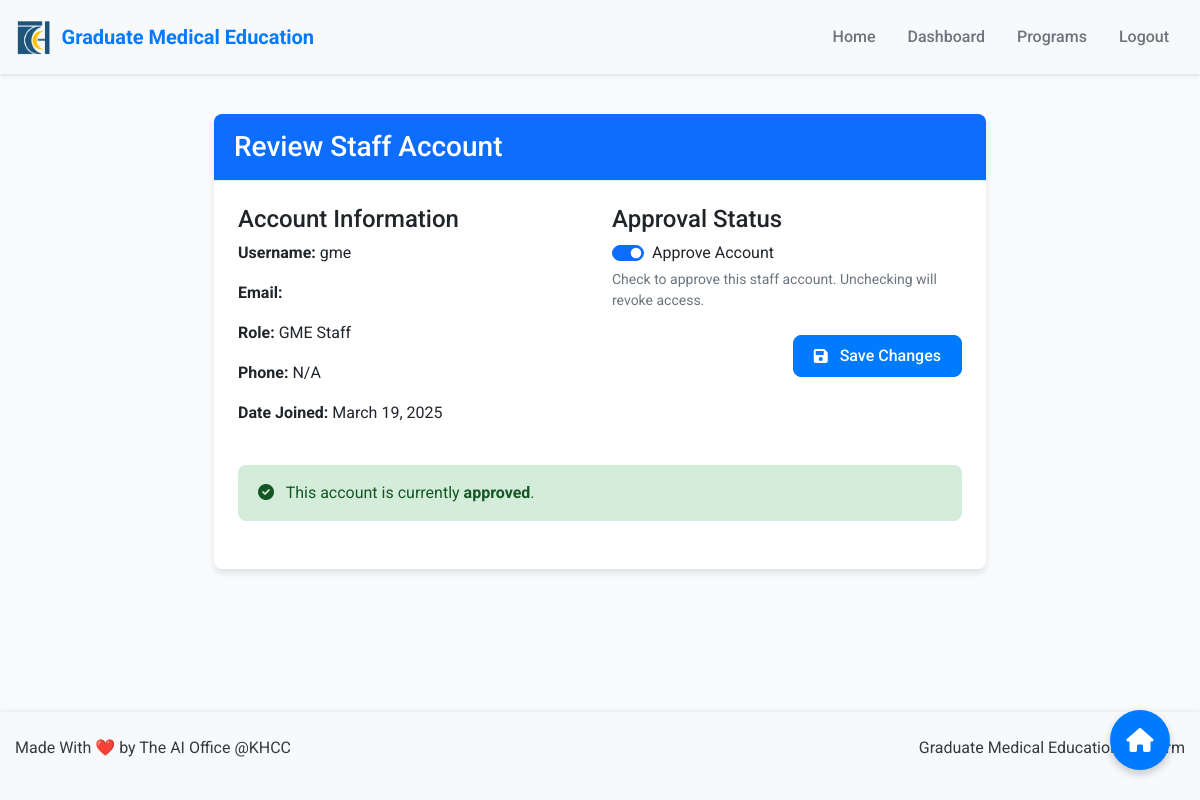
The app's page /approve-staff/1/ (signed in) with its own data.
### users/models.py (models this page shows, shortened)
class User(AbstractUser):
    USER_TYPE_CHOICES = (
        ('GME_STAFF', 'GME Staff'),
        ('PROGRAM_DIRECTOR', 'Program Director'),
        ('INTERVIEWER', 'Interviewer'),
        ('APPLICANT', 'Applicant'),
    )
    user_type = models.CharField(max_length=20, choices=USER_TYPE_CHOICES)
    phone_number = models.CharField(max_length=15, blank=True)
    is_approved = models.BooleanField(default=False)
    program = models.ForeignKey('Program', on_delete=models.SET_NULL, null=True, blank=True, related_name='staff_members')

### users/views.py (the view)
# urls.py: path('approve-staff/<int:user_id>/', views.approve_staff, name='approve_staff'),
@login_required
@user_passes_test(is_gme_staff)
def approve_staff(request, user_id):
    staff = get_object_or_404(User, id=user_id)
    if request.method == 'POST':
        form = StaffApprovalForm(request.POST, instance=staff)
        if form.is_valid():
            form.save()
            messages.success(request, f'Staff account for {staff.username} has been updated.')
            return redirect('dashboard')
    else:
        form = StaffApprovalForm(instance=staff)
    return render(request, 'users/approve_staff.html', {'form': form, 'staff': staff})

### users/forms.py
class StaffApprovalForm(forms.ModelForm):
    class Meta:
        model = User
        fields = ('is_approved',)

### users/views.py (called while the page is built)
def is_gme_staff(user):
    return user.is_authenticated and user.user_type == 'GME_STAFF'

### users/templates/users/approve_staff.html (shortened to what this page needs)
{% extends 'users/base.html' %}
{% block content %}
<div class="row justify-content-center">
    <div class="col-md-8">
        <div class="card">
            <div class="card-header bg-primary text-white">
                <h3 class="mb-0">Review Staff Account</h3>
            </div>
            <div class="card-body">
                <div class="row mb-4">
                    <div class="col-md-6">
                        <h4>Account Information</h4>
                        <p><strong>Username:</strong> {{ staff.username }}</p>
                        <p><strong>Email:</strong> {{ staff.email }}</p>
                        <p><strong>Role:</strong> {{ staff.get_user_type_display }}</p>
                        <p><strong>Phone:</strong> {{ staff.phone_number|default:"N/A" }}</p>
                        <p><strong>Date Joined:</strong> {{ staff.date_joined|date:"F d, Y" }}</p>
                    </div>
                    <div class="col-md-6">
                        <h4>Approval Status</h4>
                        <form method="post">
                            <div class="mb-3">
                                <div class="form-check form-switch">
                                    <input class="form-check-input" type="checkbox" name="is_approved" id="id_is_approved" {% if form.is_approved.value %}checked{% endif %}>
                                    <label class="form-check-label" for="id_is_approved">Approve Account</label>
                                </div>
                                <div class="form-text">
                                    Check to approve this staff account. Unchecking will revoke access.
                                </div>
                            </div>
                            <div class="d-flex justify-content-end mt-4">
                                <button type="submit" class="btn btn-primary">
                                    <i class="fas fa-save me-1"></i>Save Changes
                                </button>
                            </div>
                        </form>
                    </div>
                </div>
                <div class="alert {% if staff.is_approved %}alert-success{% else %}alert-warning{% endif %}">
                    <i class="fas {% if staff.is_approved %}fa-check-circle{% else %}fa-exclamation-circle{% endif %} me-2"></i>
                    This account is currently <strong>{% if staff.is_approved %}approved{% else %}pending approval{% endif %}</strong>.
                </div>
            </div>
        </div>
    </div>
</div>
{% endblock %}

### static/css/style.css (style rules this page uses)
:root { --primary-color: #007bff; --primary-light: #e6f2ff; --secondary-color: #6c757d; --success-color: #28a745; --danger-color: #dc3545; --warning-color: #ffc107; --info-color: #17a2b8; --light-color: #f8f9fa; --dark-color: #343a40; --white-color: #ffffff; --border-color: #e9ecef; --shadow-sm: 0 0.125rem 0.25rem rgba(0, 0, 0, 0.075); --shadow-md: 0 0.5rem 1rem rgba(0, 0, 0, 0.1); --shadow-lg: 0 1rem 3rem rgba(0, 0, 0, 0.15); --border-radius: 0.5rem; --transition: all 0.3s ease; --font-family: 'Roboto', sans-serif; }
body { font-family: var(--font-family); background-color: #f9fafb; color: var(--dark-color); min-height: 100vh; display: flex; flex-direction: column; }
.card { border: none; border-radius: var(--border-radius); box-shadow: var(--shadow-sm); transition: var(--transition); margin-bottom: 1.5rem; overflow: hidden; }
.card-header { background-color: var(--white-color); border-bottom: 1px solid var(--border-color); padding: 1rem 1.25rem; font-weight: 600; }
.card-header.bg-primary { background-color: var(--primary-color) !important; color: var(--white-color); }
.card-body { padding: 1.5rem; }
.form-text { font-size: 0.875rem; color: var(--secondary-color); margin-top: 0.25rem; }
.btn { border-radius: var(--border-radius); padding: 0.5rem 1.25rem; font-weight: 500; transition: var(--transition); display: inline-flex; align-items: center; justify-content: center; gap: 0.5rem; }
.btn-primary { background-color: var(--primary-color); border-color: var(--primary-color); }
.alert { border: none; border-radius: var(--border-radius); padding: 1rem 1.25rem; margin-bottom: 1.5rem; }
.alert-success { background-color: #d4edda; color: #155724; }
.bg-primary { background-color: var(--primary-color) !important; }

### users/templates/users/base.html (style rules this page uses)
:root { --primary-color: #0d6efd; --secondary-color: #6c757d; --khcc-color: #007bff; }
body { min-height: 100vh; display: flex; flex-direction: column; }
.card { box-shadow: 0 4px 6px rgba(0, 0, 0, 0.1); transition: transform 0.3s ease; margin-bottom: 1.5rem; }
.btn-primary { background-color: var(--khcc-color); border-color: var(--khcc-color); }
.alert { border-radius: 0.5rem; }

### records on screen
User: username "gme", user_type "GME Staff", phone_number "N/A", date_joined "March 19, 2025"
